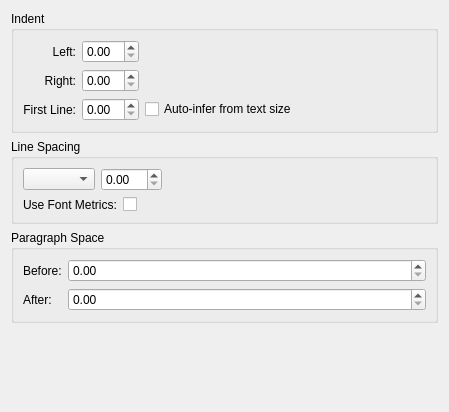
<?xml version="1.0" encoding="UTF-8"?>
<ui version="4.0">
 <class>ParagraphIndentSpacing</class>
 <widget class="QWidget" name="ParagraphIndentSpacing">
  <property name="geometry">
   <rect>
    <x>0</x>
    <y>0</y>
    <width>449</width>
    <height>412</height>
   </rect>
  </property>
  <property name="whatsThis">
   <string>&lt;p&gt;&lt;ul&gt;&lt;li&gt;&lt;b&gt;Single&lt;/b&gt;: The normal linespacing&lt;/li&gt;&lt;/ul&gt;&lt;/p&gt; </string>
  </property>
  <layout class="QGridLayout">
   <item row="0" column="0">
    <widget class="QGroupBox" name="groupBox">
     <property name="title">
      <string>Indent</string>
     </property>
     <layout class="QGridLayout" columnstretch="0,0,1">
      <item row="0" column="0">
       <widget class="QLabel" name="label">
        <property name="text">
         <string>Left:</string>
        </property>
        <property name="alignment">
         <set>Qt::AlignRight|Qt::AlignTrailing|Qt::AlignVCenter</set>
        </property>
        <property name="buddy">
         <cstring>left</cstring>
        </property>
       </widget>
      </item>
      <item row="0" column="1">
       <widget class="KoUnitDoubleSpinBox" name="left"/>
      </item>
      <item row="0" column="2" rowspan="2">
       <spacer>
        <property name="orientation">
         <enum>Qt::Horizontal</enum>
        </property>
        <property name="sizeHint" stdset="0">
         <size>
          <width>0</width>
          <height>0</height>
         </size>
        </property>
       </spacer>
      </item>
      <item row="1" column="0">
       <widget class="QLabel" name="label">
        <property name="text">
         <string>Right:</string>
        </property>
        <property name="alignment">
         <set>Qt::AlignRight|Qt::AlignTrailing|Qt::AlignVCenter</set>
        </property>
        <property name="buddy">
         <cstring>right</cstring>
        </property>
       </widget>
      </item>
      <item row="1" column="1">
       <widget class="KoUnitDoubleSpinBox" name="right"/>
      </item>
      <item row="2" column="0">
       <widget class="QLabel" name="label">
        <property name="text">
         <string>First Line:</string>
        </property>
        <property name="alignment">
         <set>Qt::AlignRight|Qt::AlignTrailing|Qt::AlignVCenter</set>
        </property>
        <property name="buddy">
         <cstring>first</cstring>
        </property>
       </widget>
      </item>
      <item row="2" column="1">
       <widget class="KoUnitDoubleSpinBox" name="first"/>
      </item>
      <item row="2" column="2">
       <widget class="QCheckBox" name="autoTextIndent">
        <property name="text">
         <string>Auto-infer from text size</string>
        </property>
       </widget>
      </item>
     </layout>
    </widget>
   </item>
   <item row="1" column="0">
    <widget class="QGroupBox" name="groupBox">
     <property name="whatsThis">
      <string>&lt;p&gt;&lt;ul&gt;&lt;li&gt;&lt;b&gt;Single&lt;/b&gt;: The normal linespacing&lt;/li&gt;&lt;/ul&gt;&lt;/p&gt; </string>
     </property>
     <property name="title">
      <string>Line Spacing</string>
     </property>
     <layout class="QVBoxLayout">
      <item>
       <layout class="QHBoxLayout" stretch="0,0,1">
        <property name="margin">
         <number>0</number>
        </property>
        <item>
         <widget class="QComboBox" name="lineSpacing"/>
        </item>
        <item>
         <widget class="QStackedWidget" name="spacingStack">
          <property name="currentIndex">
           <number>0</number>
          </property>
          <widget class="QWidget" name="unitsPage">
           <layout class="QHBoxLayout">
            <property name="margin">
             <number>0</number>
            </property>
            <item>
             <widget class="KoUnitDoubleSpinBox" name="custom"/>
            </item>
           </layout>
          </widget>
          <widget class="QWidget" name="percentPage">
           <layout class="QHBoxLayout">
            <property name="margin">
             <number>0</number>
            </property>
            <item>
             <widget class="QSpinBox" name="proportional">
              <property name="suffix">
               <string> %</string>
              </property>
              <property name="minimum">
               <number>85</number>
              </property>
              <property name="maximum">
               <number>999</number>
              </property>
              <property name="singleStep">
               <number>5</number>
              </property>
              <property name="value">
               <number>100</number>
              </property>
             </widget>
            </item>
           </layout>
          </widget>
         </widget>
        </item>
        <item>
         <spacer>
          <property name="orientation">
           <enum>Qt::Horizontal</enum>
          </property>
          <property name="sizeHint" stdset="0">
           <size>
            <width>0</width>
            <height>0</height>
           </size>
          </property>
         </spacer>
        </item>
       </layout>
      </item>
      <item>
       <layout class="QFormLayout">
        <property name="fieldGrowthPolicy">
         <enum>QFormLayout::ExpandingFieldsGrow</enum>
        </property>
        <property name="margin">
         <number>0</number>
        </property>
        <item row="0" column="0">
         <widget class="QLabel" name="label">
          <property name="text">
           <string>Use Font Metrics:</string>
          </property>
          <property name="buddy">
           <cstring>useFont</cstring>
          </property>
         </widget>
        </item>
        <item row="0" column="1">
         <widget class="QCheckBox" name="useFont">
          <property name="text">
           <string/>
          </property>
         </widget>
        </item>
       </layout>
      </item>
     </layout>
    </widget>
   </item>
   <item row="2" column="0">
    <widget class="QGroupBox" name="groupBox">
     <property name="title">
      <string>Paragraph Space</string>
     </property>
     <layout class="QFormLayout">
      <item row="0" column="0">
       <widget class="QLabel" name="label">
        <property name="text">
         <string>Before:</string>
        </property>
        <property name="buddy">
         <cstring>before</cstring>
        </property>
       </widget>
      </item>
      <item row="0" column="1">
       <widget class="KoUnitDoubleSpinBox" name="before"/>
      </item>
      <item row="1" column="0">
       <widget class="QLabel" name="label">
        <property name="text">
         <string>After:</string>
        </property>
        <property name="buddy">
         <cstring>after</cstring>
        </property>
       </widget>
      </item>
      <item row="1" column="1">
       <widget class="KoUnitDoubleSpinBox" name="after"/>
      </item>
     </layout>
    </widget>
   </item>
   <item row="3" column="0">
    <spacer>
     <property name="orientation">
      <enum>Qt::Vertical</enum>
     </property>
     <property name="sizeHint" stdset="0">
      <size>
       <width>313</width>
       <height>16</height>
      </size>
     </property>
    </spacer>
   </item>
  </layout>
 </widget>
 <customwidgets>
  <customwidget>
   <class>KoUnitDoubleSpinBox</class>
   <extends>QDoubleSpinBox</extends>
   <header>KoUnitDoubleSpinBox.h</header>
  </customwidget>
 </customwidgets>
 <resources/>
 <connections/>
</ui>
